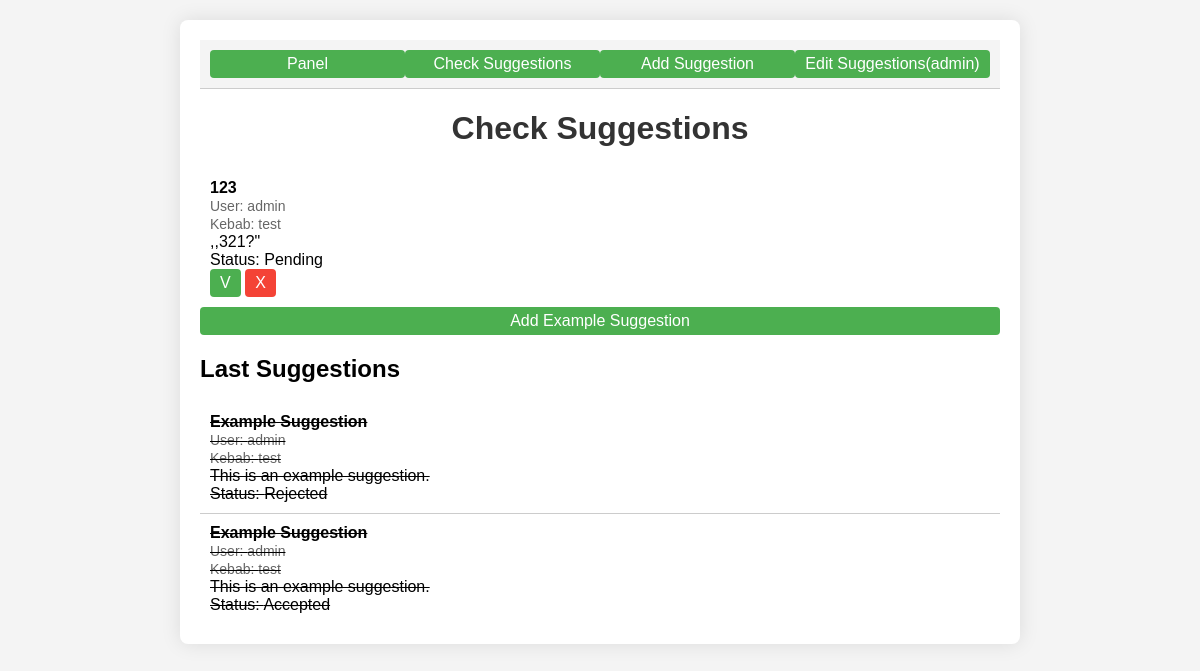
The page /panel/check_suggestions/ (signed in) on the database as committed earlier.
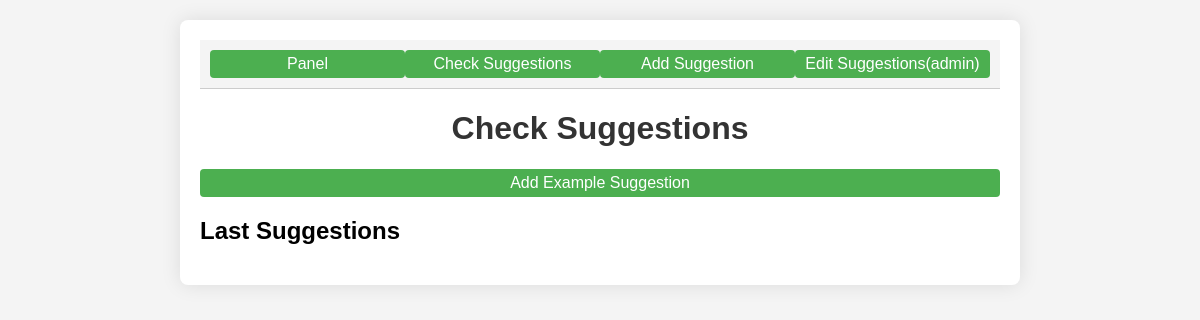
The same page on the database as committed later.
### api/models.py (models this page shows, shortened)
class Suggestion(models.Model):
    user = models.ForeignKey(User, on_delete=models.CASCADE, related_name='suggestions')
    kebab = models.ForeignKey(Kebab, on_delete=models.CASCADE, related_name='suggestions')
    title = models.CharField(max_length=255)
    description = models.TextField()
    status = models.CharField(
        max_length=20,
        choices=[
            ('Pending', 'Pending'),
            ('Accepted', 'Accepted'),
            ('Rejected', 'Rejected'),
        ],
        default='Pending'
    )
    created_at = models.DateTimeField(auto_now_add=True)
    updated_at = models.DateTimeField(auto_now=True)

class Kebab(models.Model):
    name = models.CharField(max_length=255)
    description = models.TextField()
    latitude = models.FloatField()
    longitude = models.FloatField()
    contact = models.CharField(max_length=20, blank=True, null=True)
    meats = models.TextField(blank=True, null=True)
    sauces = models.TextField(blank=True, null=True)
    STATUS_CHOICES = [
    ('open', 'Open'),
    ('closed', 'Closed'),
    ('planned', 'Planned')
]
    status = models.CharField(
    max_length=50,
    choices=STATUS_CHOICES
)
    opening_year = models.IntegerField(blank=True, null=True)
    closing_year = models.IntegerField(blank=True, null=True)
    craft_rating = models.BooleanField(default=False)
    in_chain = models.BooleanField(default=False)
    order_methods = models.TextField(blank=True, null=True)
    location_details = models.TextField(blank=True, null=True)
    social_links = models.JSONField(blank=True, null=True)
    logo = models.ImageField(blank=True, null=True)
    contact = models.CharField(max_length=50, blank=True, null=True)
    google_rating = models.FloatField(blank=True, null=True)
    google_reviews_count = models.IntegerField(blank=True, null=True)
    pyszne_rating = models.FloatField(blank=True, null=True)
    pyszne_reviews_count = models.IntegerField(blank=True, null=True)
    pyszne_url = models.URLField(blank=True, null=True)
    last_updated = models.DateTimeField(default=now)

### panel/views.py (the view)
# urls.py: path('check_suggestions/', check_suggestions, name='check_suggestions'),
@user_passes_test(lambda u: u.is_staff)
def check_suggestions(request):
    suggestions = Suggestion.objects.all()
    return render(request, 'check_suggestions.html', {'suggestions': suggestions})

### panel/templates/check_suggestions.html (shortened to what this page needs)
<!DOCTYPE html>
<html lang="pl">
<head>
    <link rel="stylesheet" href="https://cdnjs.cloudflare.com/ajax/libs/font-awesome/6.0.0-beta3/css/all.min.css">
</head>
<body>
    <div class="container">
        <div class="navigation">
                <button onclick="window.location.href='{% url 'kebab_list' %}'">Panel</button>
                <button onclick="window.location.href='{% url 'check_suggestions' %}'">Check Suggestions</button>
                <button onclick="window.location.href='{% url 'add_suggestion' %}'">Add Suggestion</button>
                <button onclick="window.location.href='/panel/admin/api'" class="admin-login">Edit Suggestions(admin)</button>
        </div>
        <h1>Check Suggestions</h1>
        <ul>
            {% for suggestion in suggestions %}
            {% if suggestion.status == 'Pending' %}
            <li>
                <div>
                    <span class="suggestion">{{ suggestion.title }}</span>
                    <br>
                    <span class="user">User:  {{ suggestion.user.username }}</span>
                    <br>
                    <span class="kebab">Kebab: {{ suggestion.kebab.name }}</span>
                    <br>
                    <span class="description">,,{{ suggestion.description }}"</span>
                    <br>
                    <span class="status">Status: {{ suggestion.status }}</span>
                </div>
                <div class="actions">
                    <button onclick="acceptSuggestion({{ suggestion.id }})">V</button>
                    <button class="reject" onclick="rejectSuggestion({{ suggestion.id }})">X</button>
                </div>
            </li>
            {% endif %}
            {% endfor %}
        </ul>
        <button onclick="addExampleSuggestion()">Add Example Suggestion</button>
        <h2>Last Suggestions</h2>
        <div class="rejected-suggestions">
            <ul>
                {% for suggestion in suggestions %}
                {% if suggestion.status != 'Pending' %}
                <li>
                    <span class="suggestion">{{ suggestion.title }}</span>
                    <br>
                    <span class="user">User:    {{ suggestion.user.username }}</span>
                    <br>
                    <span class="kebab">Kebab: {{ suggestion.kebab.name }}</span>
                    <br>
                    <span class="description">{{ suggestion.description }}</span>
                    <br>
                    <span class="status" style="text-decoration: none">Status: {{ suggestion.status }}</span>
                </li>
                {% endif %}
                {% endfor %}
            </ul>
        </div>
    </div>
</body>
</html>

Rows that differ between the two databases and show on the page:
removed Suggestion: title "123", user.username "admin", kebab.name "test", description "321?", status "Pending", shown under "Check Suggestions"
removed Suggestion: title "Example Suggestion", user.username "admin", kebab.name "test", description "This is an example suggestion.", status "Rejected", shown under "Last Suggestions"
removed Suggestion: title "Example Suggestion", user.username "admin", kebab.name "test", description "This is an example suggestion.", status "Accepted", shown under "Last Suggestions"
